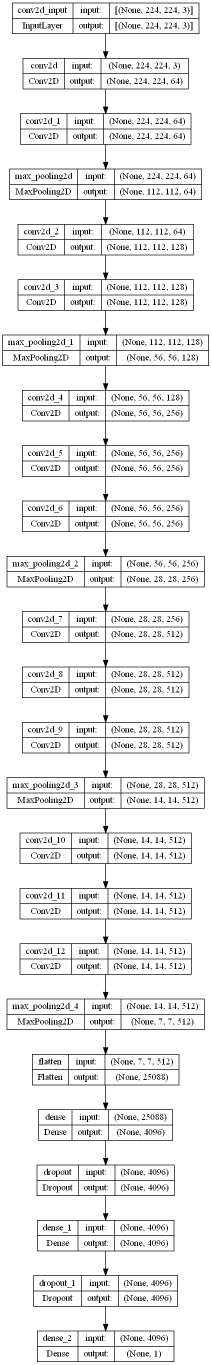
#> input picture model.png, 423 x 2729 px, given in place of no39.jpg, which was not available (shown at 1/2 size)
$ jupyter execute --allow-errors 'Brain_Tumor_Detection Project (Gaurav More).ipynb'   (text cells are left out)
#> lines starting #> are read from the running program, lines starting #| are printed output that depends on the picture; after the words box and inside, x2 and y2 are one past the last pixel; in counts of white or black regions, pixels touching at a corner belong together; pictures that were not available may be replaced by others from this repository, and a replacement may not be noted
[cell 1]
import warnings
warnings.filterwarnings('ignore')
import numpy as np
import pandas as pd
import matplotlib.pyplot as plt
import os
import math
import shutil
import glob
import cv2
import imutils
import seaborn as sns
from sklearn.utils import shuffle

from tensorflow.keras.preprocessing.image import ImageDataGenerator, load_img
#In recent versions of Keras, the load_img function has been moved to the tensorflow.keras.
#preprocessing.image module. This change was made to align Keras with TensorFlow,
#as Keras is now integrated within TensorFlow as tf.keras.

from keras.layers import Conv2D, MaxPool2D, Dropout, Flatten, Dense, BatchNormalization, GlobalAveragePooling2D
from keras.models import Model, Sequential
import keras

[cell 2]
#Count images in the two folders: yes (Tumor) and no (Healthey)
root = r'C:\\Users\\Admin\\Downloads\\CodeClause\\Brain Taumor Detection\\archive'

dict_img = {}
for dir in os.listdir(root):
  dict_img[dir] = len(os.listdir(os.path.join(root, dir)))
dict_img

[cell 3]
#Plot some MRI images
plt.figure(figsize=(10, 10))
plt.subplot(2, 2, 1)        # displays an image loaded from the 'yes' directory.
plt.imshow(load_img(os.path.join('yes', os.listdir('yes')[0])))
#> (this line was passed over: tensorflow is not available in this run)
plt.title('yes')
plt.subplot(2, 2, 2)
#> (the rest of this cell did not finish here and is left out)

[cell 4]
#Define a function for image augmentation

def augment_data(file_dir, n_generated_samples, save_to_dir):
    data_gen = ImageDataGenerator(rotation_range=10,
                                  width_shift_range=0.1,
                                  height_shift_range=0.1,
                                  shear_range=0.1,
                                  brightness_range=(0.3, 1.0),
                                  horizontal_flip=True,
                                  vertical_flip=True,
                                  fill_mode='nearest',
                                  rescale= 1/255
                                 )

    for filename in os.listdir(file_dir):
        image = cv2.imread(file_dir + '/' + filename)
        # reshape the image
        image = image.reshape((1,)+image.shape)
        save_prefix = 'aug_' + filename[:-4]
        i=0
        for batch in data_gen.flow(x=image, batch_size=1, save_to_dir=save_to_dir,save_prefix=save_prefix, save_format='jpg'):
                i += 1
                if i > n_generated_samples:
                    break

[cell 5]
#Create augmented images folders
#L = ['aug_train', 'aug_test', 'aug_val']
name = 'aug_data'                   # The variable name is assigned the value 'aug_data'
if not os.path.exists("./"+name): #This line checks if a folder named "aug_data" does not exist in the current directory.
  os.mkdir("./"+name)
  for dir in os.listdir(root):  # This line loops over each directory present in the "root" directory.
    os.makedirs("./"+name+"/"+dir)
else:
  print(f"{name} Already exists")

[cell 6]
#Augment data for the examples with the label 'yes' in the training set
augment_data(file_dir=r'C:\Users\Admin\Downloads\CodeClause\Brain Taumor Detection\yes',n_generated_samples=5, save_to_dir=r'C:\Users\Admin\Downloads\CodeClause\Brain Taumor Detection\aug_data\yes')
#> (the call stopped at in augment_data, `data_gen = ImageDataGenerator(rotation_range=10, width_shift_range=0.1..`: tensorflow is not available in this run)
#Augment data for the examples with the label 'no' in the training set
augment_data(file_dir=r'C:\Users\Admin\Downloads\CodeClause\Brain Taumor Detection\no', n_generated_samples=8, save_to_dir=r'C:\Users\Admin\Downloads\CodeClause\Brain Taumor Detection\aug_data\no')
#> (the call stopped at in augment_data, `data_gen = ImageDataGenerator(rotation_range=10, width_shift_range=0.1..`: tensorflow is not available in this run)

[cell 7]
#Count images in the two folders: yes (Tumor) and no (Healthey) in the folder of augmented images
root =  r'C:\Users\Admin\Downloads\CodeClause\Brain Taumor Detection\aug_data'

# empty dictionary named dict_img is initialized.
dict_img = {}

#line starts a loop that iterates over each directory present in the root directory.
for dir in os.listdir(root):
  dict_img[dir] = len(os.listdir(os.path.join(root, dir)))
dict_img

[cell 8]
#Define a function that creates new folders for the train, test and val sets and append random pictures to them based on the split percentage
def create_folders(name, perc):
  if not os.path.exists("./"+name):
    os.mkdir("./"+name)
    for dir in os.listdir(root):
      os.makedirs("./"+name+"/"+dir)
      for img in np.random.choice(a=os.listdir(os.path.join(root, dir)), size=(math.floor(perc*dict_img[dir])), replace=False):
        Src = os.path.join(root, dir, img)
        Dest = os.path.join("./"+name, dir)
        shutil.copy(Src, Dest)
        os.remove(Src)
  else:
    print(f"{name} Already exists")

[cell 9]
#Create the training set
create_folders('train', 0.7)

[cell 10]
#Create the test set
create_folders('test', 0.15)

[cell 11]
#Create the validation set
create_folders('val', 0.15)

[cell 12]
#Define a function that counts images in the folders: yes (Tumor) and no (Healthey)

def count_img(folder):
  dict_img = {}
  for dir in os.listdir(folder):
    dict_img[dir] = len(os.listdir(os.path.join(folder, dir)))
  return dict_img

[cell 13]
#Count images in the training set
count_img('train')

[cell 14]
#Count images in the test set
count_img('test')

[cell 15]
#Count images in the validation set
count_img('val')
#> further down, ex_img is the input picture: shape (2729, 423, 3); min 0, max 255, mean 235.7

[cell 16]
#Define a function that crop tha brain contour
def crop_brain_contour(image, plot=False):

    #Convert the image to grayscale, and blur it slightly
#> called with plot = True
    gray = cv2.cvtColor(image, cv2.COLOR_BGR2GRAY)
    gray = cv2.GaussianBlur(gray, (5, 5), 0)
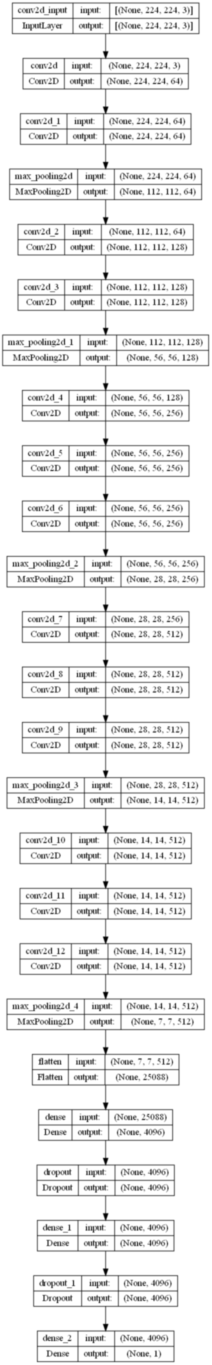
#> gray: shape (2729, 423) (shown at 1/2 size); min 0, max 255, mean 235.7

    thresh = cv2.threshold(gray, 45, 255, cv2.THRESH_BINARY)[1]
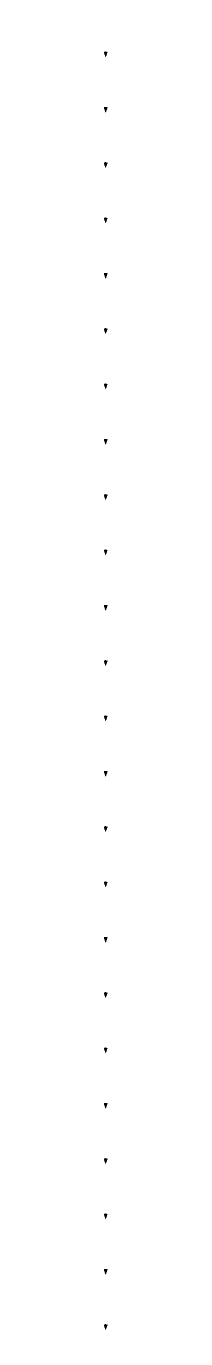
#> thresh: shape (2729, 423) (shown at 1/2 size); 99.9% white; 24 black regions, largest, box (x1, y1, x2, y2) and area: (208, 214, 215, 225) 50, (208, 324, 215, 336) 50, (208, 546, 215, 557) 50
    thresh = cv2.erode(thresh, None, iterations=2)
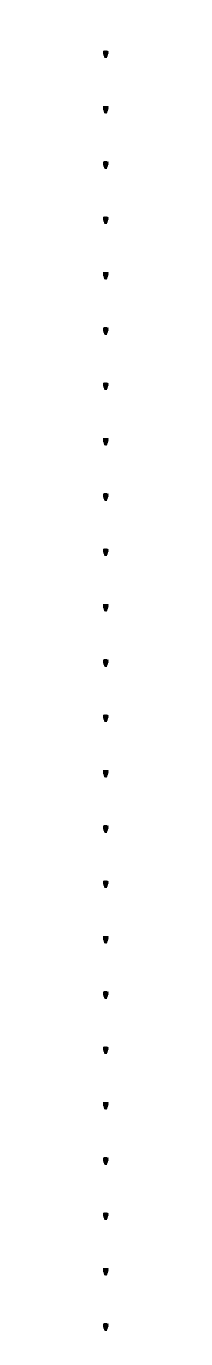
#> thresh: shape (2729, 423) (shown at 1/2 size); 99.7% white; 24 black regions
    thresh = cv2.dilate(thresh, None, iterations=2)

    #Find contours in thresholded image, then grab the largest one
    cnts = cv2.findContours(thresh.copy(), cv2.RETR_EXTERNAL, cv2.CHAIN_APPROX_SIMPLE)
#> cnts = 1 contour; box (x1, y1, x2, y2) and area: (0, 0, 423, 2729) 1151216
    cnts = imutils.grab_contours(cnts)
#> cnts = [[[0, 0], [0, 2728], [422, 2728], [422, 0]]]
    c = max(cnts, key=cv2.contourArea)
#> c = [[0, 0], [0, 2728], [422, 2728], [422, 0]]

    #Extreme points
    extLeft = tuple(c[c[:, :, 0].argmin()][0])
#> extLeft = (0, 0)
    extRight = tuple(c[c[:, :, 0].argmax()][0])
#> extRight = (422, 2728)
    extTop = tuple(c[c[:, :, 1].argmin()][0])
#> extTop = (0, 0)
    extBot = tuple(c[c[:, :, 1].argmax()][0])
#> extBot = (0, 2728)

    #Crop new image out of the original image using the four extreme points (left, right, top, bottom)
    new_image = image[extTop[1]:extBot[1], extLeft[0]:extRight[0]]
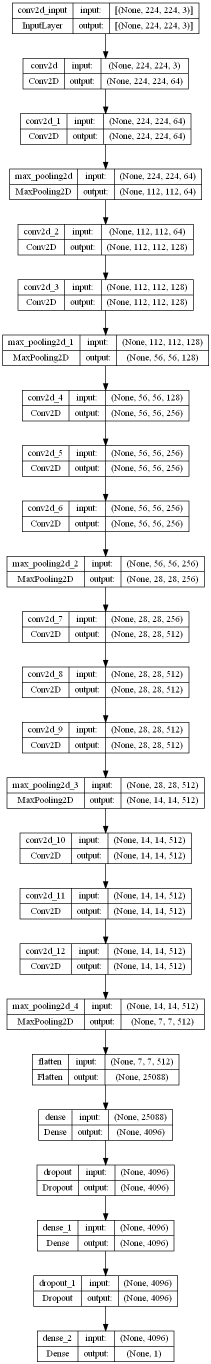
#> new_image: shape (2728, 422, 3) (shown at 1/2 size); min 0, max 255, mean 235.6

    if plot:
        plt.figure()
        plt.subplot(1, 2, 1)
        plt.imshow(image)
        plt.tick_params(axis='both', which='both', top=False, bottom=False, left=False, right=False,labelbottom=False, labeltop=False, labelleft=False, labelright=False)
        plt.title('Original Image')
        plt.subplot(1, 2, 2)
        plt.imshow(new_image)
        plt.tick_params(axis='both', which='both',top=False, bottom=False, left=False, right=False,labelbottom=False, labeltop=False, labelleft=False, labelright=False)
        plt.title('Cropped Image')
        plt.show()

    return new_image

[cell 17]
#Example
ex_img = cv2.imread(r'C:\Users\Admin\Downloads\CodeClause\Brain Taumor Detection\no\no39.jpg')

# this function is to extract the brain contour from an input image.
img = crop_brain_contour(ex_img, plot=True)

[cell 18]
#Define a function that load data
def load_data(dir_list, image_size):

    # load all images in a directory
#> called with image_size = (200, 200)
    X = []
    y = []
    image_width, image_height = image_size

    for directory in dir_list:
        for filename in os.listdir(directory):
            image = cv2.imread(directory+'/'+filename)
            image = crop_brain_contour(image, plot=False)
#> in crop_brain_contour (call 2), `cnts = cv2.findContours(thresh.copy(), cv2.RETR_EXTERNAL, cv2.CHAIN_AP..`: cnts = 1 contour; box (x1, y1, x2, y2) and area: (0, 0, 423, 2729) 1151216
            image = cv2.resize(image, dsize=(image_width, image_height), interpolation=cv2.INTER_CUBIC)
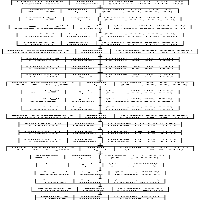
#> image: shape (200, 200, 3); min 0, max 255, mean 234.2
            # normalize values
            image = image / 255.
            # convert image to numpy array and append it to X
            X.append(image)
            # append a value of 1 to the target array if the image
            # is in the folder named 'yes', otherwise append 0.
            if directory[-3:] == 'yes':
                y.append([1])
            else:
                y.append([0])

    X = np.array(X)
    y = np.array(y)

    # Shuffle the data
    X, y = shuffle(X, y)
#> y = [0, 1]

    print(f'Number of examples is: {len(X)}')
#| Number of examples is: 2
    print(f'X shape is: {X.shape}')
#| X shape is: (2, 200, 200, 3)
    print(f'y shape is: {y.shape}')
#| y shape is: (2, 1)

    return X, y

[cell 19]
#Load trainig data

# Create an array with the desired shape
array = np.zeros((200, 200, 3), dtype=np.float32)

# Change the data type to float32
#array = array.astype(np.float32)

IMG_WIDTH, IMG_HEIGHT = (200, 200)

[cell 20]
# Load TRAIN data
IMG_WIDTH, IMG_HEIGHT = (200, 200)
X_train, y_train = load_data([r'C:\Users\Admin\Downloads\CodeClause\Brain Taumor Detection\train\yes',r'C:\Users\Admin\Downloads\CodeClause\Brain Taumor Detection\train\no'],(IMG_WIDTH, IMG_HEIGHT))
#> y_train = [0, 1]

[cell 21]
#Define a function that plot images
def plot_sample_images(X, y, n=40):
#> called with X = array of shape (2, 200, 200, 3), y = array of shape (2, 1), n = 40
    for label in [0,1]:
        # grab the first n images with the corresponding y values equal to label
        images = X[np.argwhere(y == label)]
        n_images = images[:n]

        columns_n = 10
        rows_n = int(n/ columns_n)

        plt.figure(figsize=(10, 8))

        i = 1 # current plot
        for image in n_images:
            plt.subplot(rows_n, columns_n, i)
            plt.imshow(image[0])

            # remove ticks
            plt.tick_params(axis='both', which='both',
                            top=False, bottom=False, left=False, right=False,
                           labelbottom=False, labeltop=False, labelleft=False, labelright=False)

            i += 1

        label_to_str = lambda label: "Yes" if label == 1 else "No"
        plt.suptitle(f"Brain Tumor: {label_to_str(label)}")
        plt.show()

[cell 22]
#Plot samples from the training set
plot_sample_images(X_train, y_train)

[cell 23]
#Load test data
IMG_WIDTH, IMG_HEIGHT = (200, 200)
X_test, y_test = load_data([r'C:\Users\Admin\Downloads\CodeClause\Brain Taumor Detection\test\yes', r'C:\Users\Admin\Downloads\CodeClause\Brain Taumor Detection\test\no'], (IMG_WIDTH, IMG_HEIGHT))
#| Number of examples is: 2
#| X shape is: (2, 200, 200, 3)
#| y shape is: (2, 1)
#> y_test = [1, 0]

[cell 24]
#Load validation data
IMG_WIDTH, IMG_HEIGHT = (200, 200)
X_val, y_val = load_data([r'C:\Users\Admin\Downloads\CodeClause\Brain Taumor Detection\val\yes', r'C:\Users\Admin\Downloads\CodeClause\Brain Taumor Detection\val\no'], (IMG_WIDTH, IMG_HEIGHT))
#| Number of examples is: 2
#| X shape is: (2, 200, 200, 3)
#| y shape is: (2, 1)
#> y_val = [1, 0]

[cell 25]
#Plot samples from the validation set
plot_sample_images(X_val, y_val)
